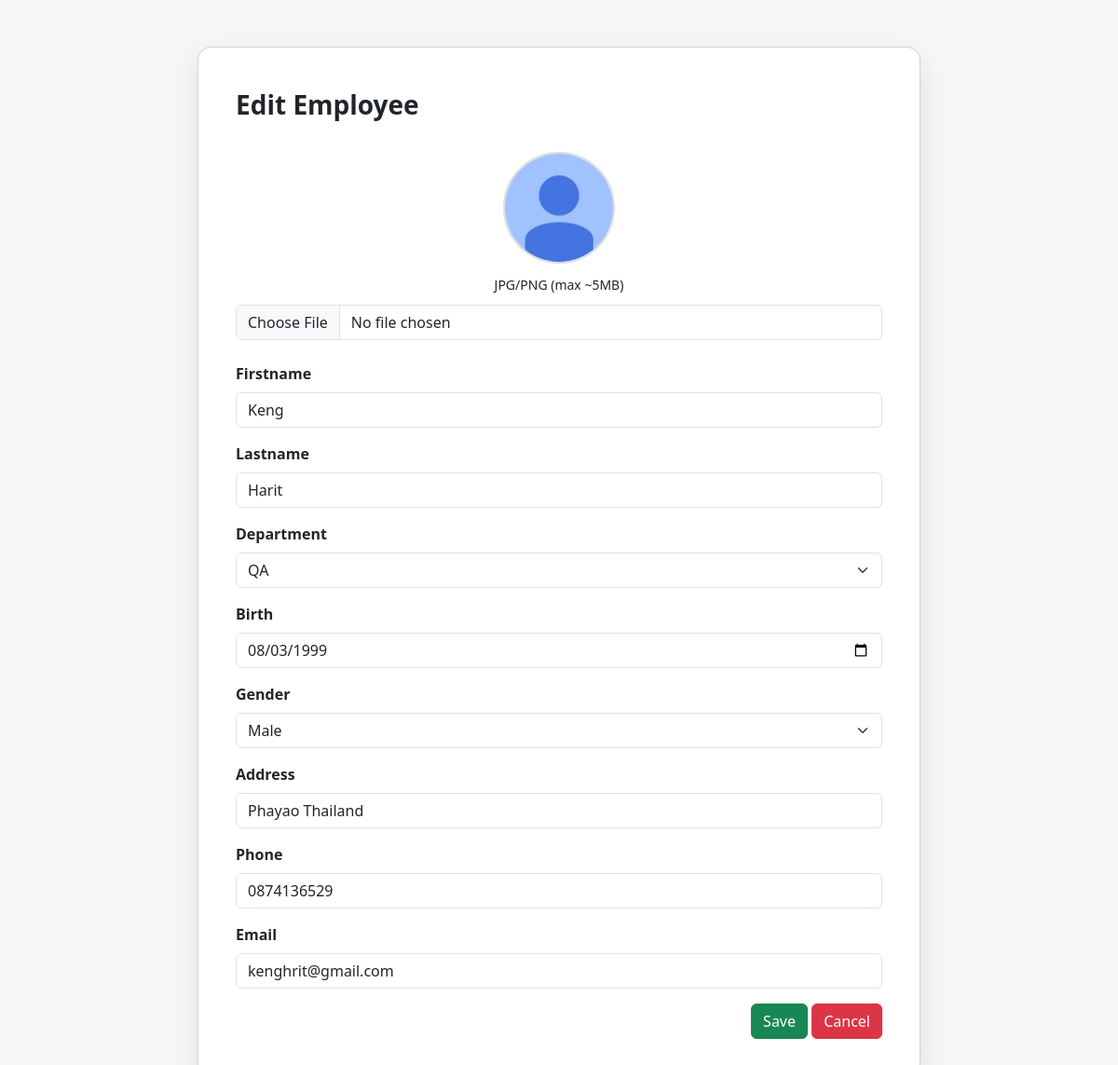
The app's page /edit_employee.php?id=1014 (signed in) with its own data.
### tables this page shows
CREATE TABLE `employee` (
  `emp_id` int(11) NOT NULL,
  `fname` varchar(50) NOT NULL,
  `lname` varchar(50) NOT NULL,
  `dep` int(11) DEFAULT NULL,
  `sex` varchar(20) NOT NULL,
  `birth` date NOT NULL,
  `email` varchar(50) NOT NULL,
  `phone` varchar(10) NOT NULL,
  `address` varchar(300) NOT NULL,
  `image_path` varchar(255) NOT NULL
);

CREATE TABLE `department` (
  `dep_id` int(11) NOT NULL,
  `dname` varchar(30) NOT NULL
);

### edit_employee.php (the view, shortened to what this page needs)
<?php
$employeeId = (int)$_GET['id'];
$host = "localhost";
$usersname = "root";
$password = "";
$database = "data_time";
$conn = new mysqli($host, $usersname, $password, $database);
$sql = "SELECT * FROM employee WHERE emp_id = ?";
$stmt = $conn->prepare($sql);
$stmt->bind_param("i", $employeeId);
$stmt->execute();
$row = $stmt->get_result()->fetch_assoc();
$dsql = "SELECT dep_id, dname FROM department ORDER BY dname ASC";
$dresult = $conn->query($dsql);
?>
<!DOCTYPE html>
<html lang="en">
<head>
  <link href="https://cdn.jsdelivr.net/npm/bootstrap@5.3.0/dist/css/bootstrap.min.css" rel="stylesheet">
</head>
<body>
  <div class="container">
    <div class="card">
      <div class="title">Edit Employee</div>
      <form action="update_employee.php" method="post" enctype="multipart/form-data">
        <div class="img-box">
          <?php
          $img = !empty($row['image_path']) ? $row['image_path'] : 'uploads/default.jpg';
          ?>
          <img id="previewImage" src="<?= htmlspecialchars($img) ?>" alt="profile" class="profile-img" />
          <div><small>JPG/PNG (max ~5MB)</small></div>
          <input type="file" name="image" class="form-control" accept="image/*" onchange="previewFile(event)">
        </div>
        <div class="mb-3">
          <label class="form-label">Firstname</label>
          <input type="text" name="fname" class="form-control" value="<?= htmlspecialchars($row['fname']) ?>" required>
        </div>
        <div class="mb-3">
          <label class="form-label">Lastname</label>
          <input type="text" name="lname" class="form-control" value="<?= htmlspecialchars($row['lname']) ?>" required>
        </div>
        <div class="mb-3">
          <label class="form-label">Department</label>
          <select name="dep" class="form-select" required>
            <?php while ($d = $dresult->fetch_assoc()) { ?>
              <option value="<?= (int)$d['dep_id'] ?>" <?= ($row['dep'] == $d['dep_id']) ? 'selected' : '' ?>>
                <?= htmlspecialchars($d['dname']) ?>
              </option>
            <?php } ?>
          </select>
        </div>
        <div class="mb-3">
          <label class="form-label">Birth</label>
          <input type="date" name="birth" class="form-control" value="<?= htmlspecialchars($row['birth']) ?>" required>
        </div>
        <div class="mb-3">
          <label class="form-label">Gender</label>
          <select name="sex" class="form-select" required>
            <option value="Male" <?= ($row['sex'] === 'Male') ? 'selected' : '' ?>>Male</option>
          </select>
        </div>
        <div class="mb-3">
          <label class="form-label">Address</label>
          <input type="text" name="address" class="form-control" value="<?= htmlspecialchars($row['address']) ?>" required>
        </div>
        <div class="mb-3">
          <label class="form-label">Phone</label>
          <input type="text" name="phone" class="form-control" value="<?= htmlspecialchars($row['phone']) ?>" required>
        </div>
        <div class="mb-3">
          <label class="form-label">Email</label>
          <input type="email" name="email" class="form-control" value="<?= htmlspecialchars($row['email']) ?>" required>
        </div>
        <div class="text-end">
          <button type="submit" class="btn btn-success">Save</button>
          <a href="reportemployee.php" class="btn btn-danger">Cancel</a>
        </div>
      </form>
    </div>
  </div>
</body>
</html>

### edit_employee.php (style rules this page uses)
body { background: #f6f7f9 }
.container { max-width: 800px; margin-top: 50px }
.card { border-radius: 15px; padding: 40px; box-shadow: 0 10px 30px rgba(0, 0, 0, .1) }
.title { font-weight: 700; font-size: 28px; margin-bottom: 30px }
.form-label { font-weight: 600 }
.profile-img { width: 120px; height: 120px; object-fit: cover; border-radius: 50%; border: 2px solid #ddd }
.img-box { display: flex; flex-direction: column; align-items: center; gap: 10px; margin-bottom: 24px }

### records on screen
employee: fname "Keng", lname "Harit", dep "QA", birth "08/03/1999", sex "Male", address "Phayao Thailand", phone "0874136529", email "kenghrit@gmail.com"
